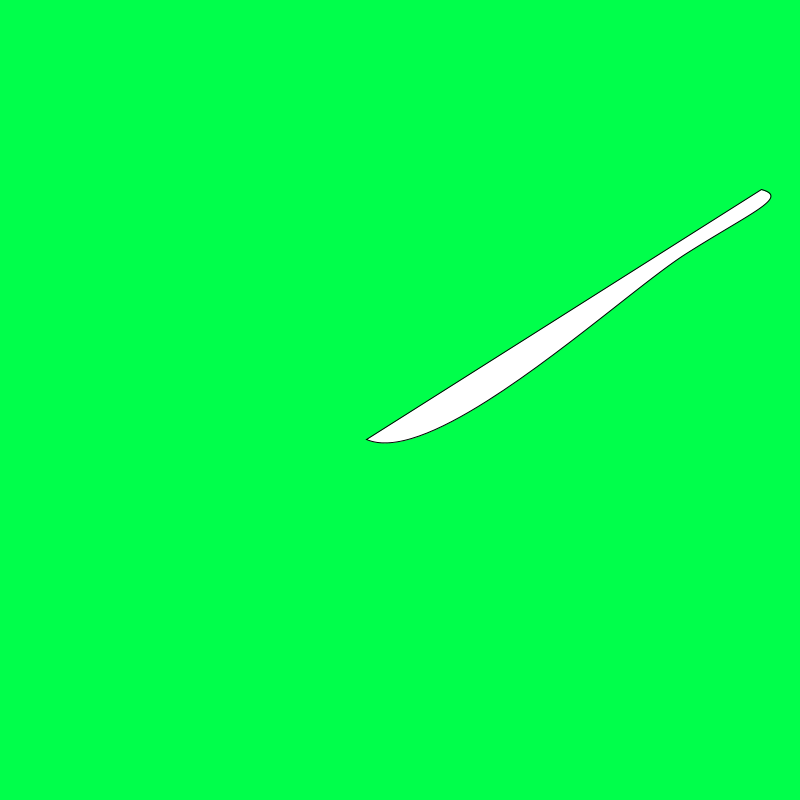
Frame 1 (no input)
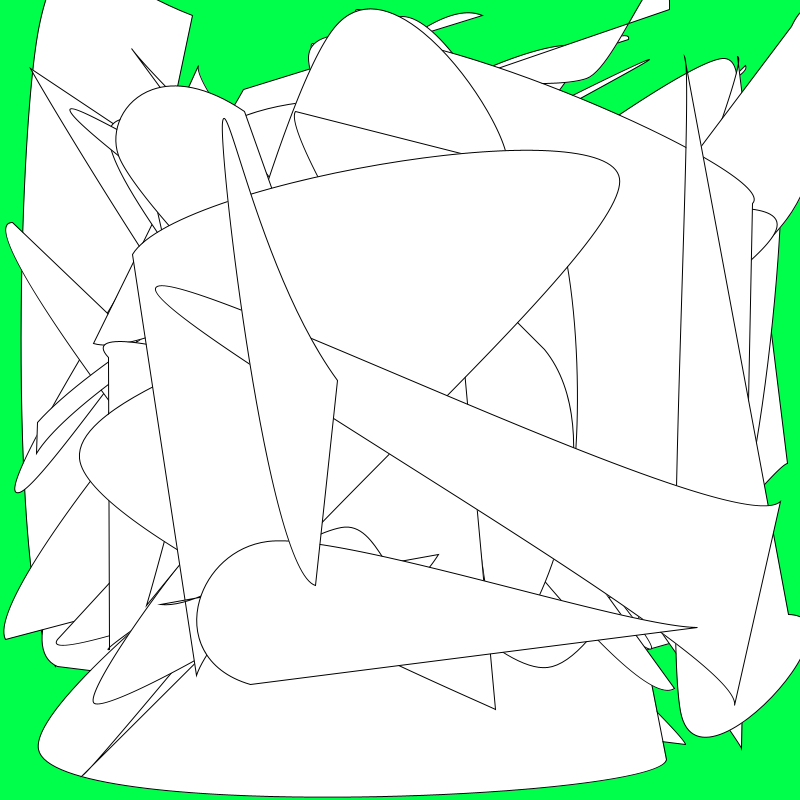
Frame 60 (the mouse pressed at the canvas centre just before this capture)
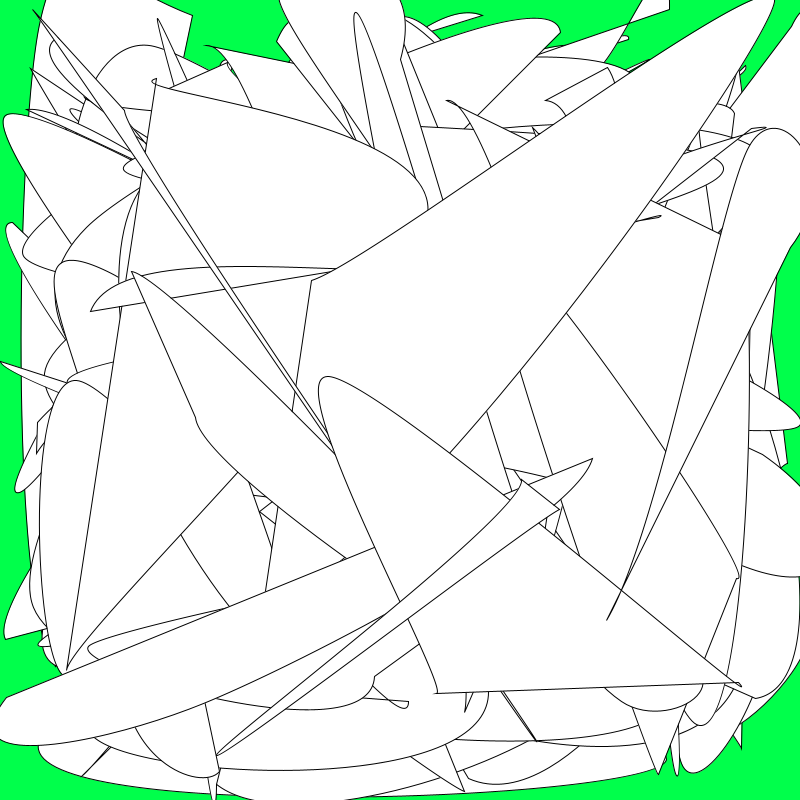
Frame 120 (the mouse held since frame 60 and released just before this capture)

The Processing sketch that drew these frames (run headless with seeded random() and noise(); from frame 60 on, the mouse is pressed at the canvas centre):

// Processing sketch: B005_RandomSmoothShape
// ── B005_RandomSmoothShape.pde
void setup(){
  size(800,800);
  background(0,255,75);
  smooth();
}

void draw(){
  beginShape();
  curveVertex(random(width),random(height));
  curveVertex(random(width),random(height));
  curveVertex(random(width),random(height));
  curveVertex(random(width),random(height));
  curveVertex(random(width),random(height));
  endShape(CLOSE);
}
